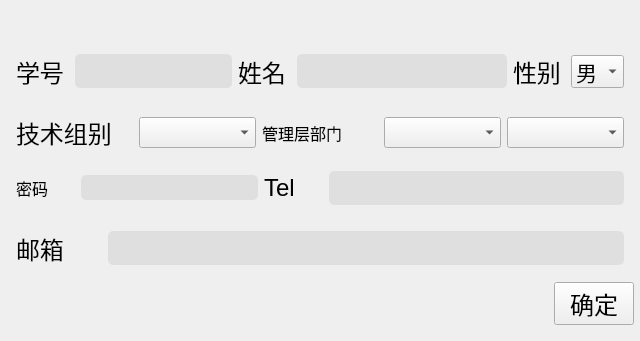
<?xml version="1.0" encoding="UTF-8"?>
<ui version="4.0">
 <class>Form</class>
 <widget class="QWidget" name="Form">
  <property name="windowModality">
   <enum>Qt::ApplicationModal</enum>
  </property>
  <property name="geometry">
   <rect>
    <x>0</x>
    <y>0</y>
    <width>640</width>
    <height>341</height>
   </rect>
  </property>
  <property name="sizePolicy">
   <sizepolicy hsizetype="Ignored" vsizetype="Ignored">
    <horstretch>0</horstretch>
    <verstretch>10</verstretch>
   </sizepolicy>
  </property>
  <property name="font">
   <font>
    <pointsize>12</pointsize>
   </font>
  </property>
  <property name="windowTitle">
   <string>Form</string>
  </property>
  <property name="styleSheet">
   <string notr="true">QLineEdit{
	border-radius:5px;
	font: 18pt &quot;Microsoft YaHei UI&quot;;
	background-color:rgba(200, 200, 200, 40%);
	padding:2px;
}
QLabel{
	font: 18pt &quot;Microsoft YaHei UI&quot;;
}</string>
  </property>
  <layout class="QVBoxLayout" name="verticalLayout">
   <property name="leftMargin">
    <number>6</number>
   </property>
   <property name="topMargin">
    <number>6</number>
   </property>
   <property name="rightMargin">
    <number>6</number>
   </property>
   <property name="bottomMargin">
    <number>6</number>
   </property>
   <item>
    <layout class="QHBoxLayout" name="horizontalLayout">
     <property name="topMargin">
      <number>0</number>
     </property>
     <item>
      <spacer name="horizontalSpacer">
       <property name="orientation">
        <enum>Qt::Horizontal</enum>
       </property>
       <property name="sizeHint" stdset="0">
        <size>
         <width>459</width>
         <height>20</height>
        </size>
       </property>
      </spacer>
     </item>
     <item>
      <widget class="QPushButton" name="hideButton">
       <property name="sizePolicy">
        <sizepolicy hsizetype="Expanding" vsizetype="Expanding">
         <horstretch>0</horstretch>
         <verstretch>0</verstretch>
        </sizepolicy>
       </property>
       <property name="text">
        <string/>
       </property>
       <property name="icon">
        <iconset resource="res.qrc">
         <normaloff>:/zoom.png</normaloff>:/zoom.png</iconset>
       </property>
       <property name="iconSize">
        <size>
         <width>25</width>
         <height>25</height>
        </size>
       </property>
       <property name="flat">
        <bool>true</bool>
       </property>
      </widget>
     </item>
     <item>
      <spacer name="horizontalSpacer_2">
       <property name="orientation">
        <enum>Qt::Horizontal</enum>
       </property>
       <property name="sizeType">
        <enum>QSizePolicy::Fixed</enum>
       </property>
       <property name="sizeHint" stdset="0">
        <size>
         <width>15</width>
         <height>20</height>
        </size>
       </property>
      </spacer>
     </item>
     <item>
      <widget class="QPushButton" name="closeButton">
       <property name="sizePolicy">
        <sizepolicy hsizetype="Expanding" vsizetype="Expanding">
         <horstretch>0</horstretch>
         <verstretch>0</verstretch>
        </sizepolicy>
       </property>
       <property name="font">
        <font>
         <pointsize>11</pointsize>
        </font>
       </property>
       <property name="text">
        <string/>
       </property>
       <property name="icon">
        <iconset resource="res.qrc">
         <normaloff>:/close.png</normaloff>:/close.png</iconset>
       </property>
       <property name="iconSize">
        <size>
         <width>25</width>
         <height>25</height>
        </size>
       </property>
       <property name="flat">
        <bool>true</bool>
       </property>
      </widget>
     </item>
     <item>
      <spacer name="horizontalSpacer_3">
       <property name="orientation">
        <enum>Qt::Horizontal</enum>
       </property>
       <property name="sizeType">
        <enum>QSizePolicy::Fixed</enum>
       </property>
       <property name="sizeHint" stdset="0">
        <size>
         <width>13</width>
         <height>20</height>
        </size>
       </property>
      </spacer>
     </item>
    </layout>
   </item>
   <item>
    <layout class="QHBoxLayout" name="horizontalLayout_3" stretch="1,3,1,4,1,1">
     <property name="leftMargin">
      <number>10</number>
     </property>
     <property name="topMargin">
      <number>10</number>
     </property>
     <property name="rightMargin">
      <number>10</number>
     </property>
     <property name="bottomMargin">
      <number>10</number>
     </property>
     <item>
      <widget class="QLabel" name="label_2">
       <property name="font">
        <font>
         <pointsize>18</pointsize>
         <italic>false</italic>
         <bold>false</bold>
        </font>
       </property>
       <property name="text">
        <string>学号</string>
       </property>
      </widget>
     </item>
     <item>
      <widget class="QLineEdit" name="IDLineEdit">
       <property name="font">
        <font>
         <pointsize>18</pointsize>
         <italic>false</italic>
         <bold>false</bold>
        </font>
       </property>
       <property name="text">
        <string/>
       </property>
      </widget>
     </item>
     <item>
      <widget class="QLabel" name="label">
       <property name="font">
        <font>
         <pointsize>18</pointsize>
         <italic>false</italic>
         <bold>false</bold>
        </font>
       </property>
       <property name="text">
        <string>姓名</string>
       </property>
      </widget>
     </item>
     <item>
      <widget class="QLineEdit" name="NameLineEdit">
       <property name="font">
        <font>
         <pointsize>18</pointsize>
         <italic>false</italic>
         <bold>false</bold>
        </font>
       </property>
      </widget>
     </item>
     <item>
      <widget class="QLabel" name="label_5">
       <property name="font">
        <font>
         <pointsize>18</pointsize>
         <italic>false</italic>
         <bold>false</bold>
        </font>
       </property>
       <property name="text">
        <string>性别</string>
       </property>
      </widget>
     </item>
     <item>
      <widget class="QComboBox" name="sexComboBox">
       <property name="font">
        <font>
         <pointsize>16</pointsize>
        </font>
       </property>
       <item>
        <property name="text">
         <string>男</string>
        </property>
       </item>
       <item>
        <property name="text">
         <string>女</string>
        </property>
       </item>
      </widget>
     </item>
    </layout>
   </item>
   <item>
    <layout class="QHBoxLayout" name="horizontalLayout_5">
     <property name="leftMargin">
      <number>10</number>
     </property>
     <property name="topMargin">
      <number>10</number>
     </property>
     <property name="rightMargin">
      <number>10</number>
     </property>
     <property name="bottomMargin">
      <number>10</number>
     </property>
     <item>
      <widget class="QLabel" name="label_7">
       <property name="font">
        <font>
         <pointsize>18</pointsize>
         <italic>false</italic>
         <bold>false</bold>
        </font>
       </property>
       <property name="text">
        <string>技术组别</string>
       </property>
      </widget>
     </item>
     <item>
      <widget class="QComboBox" name="techGroupComboBox">
       <property name="font">
        <font>
         <pointsize>14</pointsize>
        </font>
       </property>
      </widget>
     </item>
     <item>
      <widget class="QLabel" name="label_8">
       <property name="text">
        <string>管理层部门</string>
       </property>
      </widget>
     </item>
     <item>
      <widget class="QComboBox" name="adminGroupComboBox">
       <property name="font">
        <font>
         <pointsize>14</pointsize>
        </font>
       </property>
      </widget>
     </item>
     <item>
      <widget class="QComboBox" name="adminComboBox">
       <property name="font">
        <font>
         <pointsize>14</pointsize>
        </font>
       </property>
      </widget>
     </item>
    </layout>
   </item>
   <item>
    <layout class="QHBoxLayout" name="horizontalLayout_4" stretch="1,3,1,5">
     <property name="leftMargin">
      <number>10</number>
     </property>
     <property name="topMargin">
      <number>5</number>
     </property>
     <property name="rightMargin">
      <number>10</number>
     </property>
     <property name="bottomMargin">
      <number>10</number>
     </property>
     <item>
      <widget class="QLabel" name="label_3">
       <property name="text">
        <string>密码</string>
       </property>
      </widget>
     </item>
     <item>
      <widget class="QLineEdit" name="passwdLineEdit"/>
     </item>
     <item>
      <widget class="QLabel" name="label_6">
       <property name="font">
        <font>
         <pointsize>18</pointsize>
         <italic>false</italic>
         <bold>false</bold>
        </font>
       </property>
       <property name="text">
        <string>Tel</string>
       </property>
      </widget>
     </item>
     <item>
      <widget class="QLineEdit" name="TelLineEdit">
       <property name="font">
        <font>
         <pointsize>18</pointsize>
         <italic>false</italic>
         <bold>false</bold>
        </font>
       </property>
       <property name="text">
        <string/>
       </property>
      </widget>
     </item>
    </layout>
   </item>
   <item>
    <layout class="QHBoxLayout" name="horizontalLayout_2" stretch="1,6">
     <property name="leftMargin">
      <number>10</number>
     </property>
     <property name="topMargin">
      <number>10</number>
     </property>
     <property name="rightMargin">
      <number>10</number>
     </property>
     <property name="bottomMargin">
      <number>10</number>
     </property>
     <item>
      <widget class="QLabel" name="label_4">
       <property name="font">
        <font>
         <pointsize>18</pointsize>
         <italic>false</italic>
         <bold>false</bold>
        </font>
       </property>
       <property name="text">
        <string>邮箱</string>
       </property>
      </widget>
     </item>
     <item>
      <widget class="QLineEdit" name="mailLineEdit">
       <property name="font">
        <font>
         <pointsize>18</pointsize>
         <italic>false</italic>
         <bold>false</bold>
        </font>
       </property>
       <property name="text">
        <string/>
       </property>
      </widget>
     </item>
    </layout>
   </item>
   <item>
    <layout class="QHBoxLayout" name="horizontalLayout_6">
     <property name="topMargin">
      <number>0</number>
     </property>
     <property name="bottomMargin">
      <number>10</number>
     </property>
     <item>
      <spacer name="horizontalSpacer_4">
       <property name="orientation">
        <enum>Qt::Horizontal</enum>
       </property>
       <property name="sizeHint" stdset="0">
        <size>
         <width>40</width>
         <height>20</height>
        </size>
       </property>
      </spacer>
     </item>
     <item>
      <widget class="QPushButton" name="confirmButton">
       <property name="font">
        <font>
         <pointsize>18</pointsize>
        </font>
       </property>
       <property name="text">
        <string>确定</string>
       </property>
      </widget>
     </item>
    </layout>
   </item>
  </layout>
 </widget>
 <resources>
  <include location="res.qrc"/>
 </resources>
 <connections>
  <connection>
   <sender>closeButton</sender>
   <signal>clicked()</signal>
   <receiver>Form</receiver>
   <slot>close()</slot>
   <hints>
    <hint type="sourcelabel">
     <x>435</x>
     <y>33</y>
    </hint>
    <hint type="destinationlabel">
     <x>239</x>
     <y>159</y>
    </hint>
   </hints>
  </connection>
  <connection>
   <sender>hideButton</sender>
   <signal>clicked()</signal>
   <receiver>Form</receiver>
   <slot>showMinimized()</slot>
   <hints>
    <hint type="sourcelabel">
     <x>371</x>
     <y>33</y>
    </hint>
    <hint type="destinationlabel">
     <x>239</x>
     <y>159</y>
    </hint>
   </hints>
  </connection>
 </connections>
</ui>
